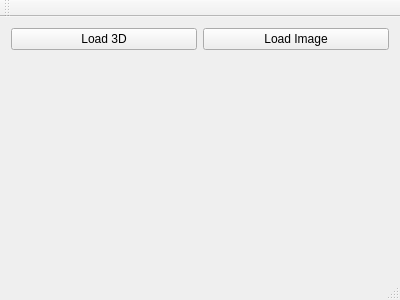
<?xml version="1.0" encoding="UTF-8"?>
<ui version="4.0">
 <class>MainWindow</class>
 <widget class="QMainWindow" name="MainWindow">
  <property name="geometry">
   <rect>
    <x>0</x>
    <y>0</y>
    <width>400</width>
    <height>300</height>
   </rect>
  </property>
  <property name="windowTitle">
   <string>MainWindow</string>
  </property>
  <widget class="QWidget" name="centralWidget">
   <layout class="QGridLayout" name="gridLayout">
    <item row="1" column="1">
     <widget class="QVTKOpenGLWidget" name="qvtkWidgetRight" native="true"/>
    </item>
    <item row="1" column="0">
     <widget class="QVTKOpenGLWidget" name="qvtkWidgetLeft" native="true"/>
    </item>
    <item row="0" column="0">
     <widget class="QPushButton" name="pushButtonLeft">
      <property name="text">
       <string>Load 3D</string>
      </property>
     </widget>
    </item>
    <item row="0" column="1">
     <widget class="QPushButton" name="pushButtonRight">
      <property name="text">
       <string>Load Image</string>
      </property>
     </widget>
    </item>
   </layout>
  </widget>
  <widget class="QMenuBar" name="menuBar">
   <property name="geometry">
    <rect>
     <x>0</x>
     <y>0</y>
     <width>400</width>
     <height>26</height>
    </rect>
   </property>
  </widget>
  <widget class="QToolBar" name="mainToolBar">
   <attribute name="toolBarArea">
    <enum>TopToolBarArea</enum>
   </attribute>
   <attribute name="toolBarBreak">
    <bool>false</bool>
   </attribute>
  </widget>
  <widget class="QStatusBar" name="statusBar"/>
 </widget>
 <layoutdefault spacing="6" margin="11"/>
 <customwidgets>
  <customwidget>
   <class>QVTKOpenGLWidget</class>
   <extends>QWidget</extends>
   <header>QVTKOpenGLWidget.h</header>
   <container>1</container>
  </customwidget>
 </customwidgets>
 <resources/>
 <connections/>
</ui>
